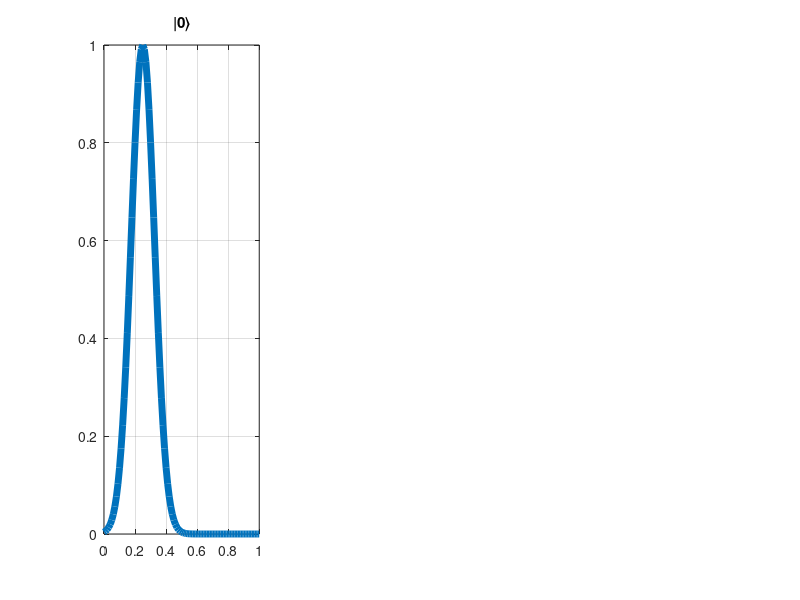

This figure's MATLAB source: (Note: this script raises an error after producing the figure.)
%% Step 1
x = 0:0.01:1;
subplot(1,3,1)
y = gaussmf(x,[0.075 0.25]);
plot(x,y,    'LineWidth',5)
grid on
title ('|0\rangle')
ax = gca; % current axes
ax.FontSize = 20;
ylim([0 1])
subplot(1,3,2)
y = gaussmf(x,[0.075 0.25+0.5]);
plot(x,y,    'LineWidth',5)
grid on
title ('|1\rangle')
ax = gca; % current axes
ax.FontSize = 20;
xlabel('Time(ns)')
ylim([0 1])
subplot(1,3,3)
y = gaussmf(x,[0.075 0.25]);
y2 = gaussmf(x,[0.075 0.25+0.5]);
plot(x,y+y2,    'LineWidth',5)
grid on
title ('|d\rangle')
ax = gca; % current axes
ax.FontSize = 20;
ylim([0 1])
%% Step 2
%figure('units','normalized','outerposition',[0 0 1 0.5])
x = 0:0.01:10;
subplot(2,1,1)

y = gaussmf(x,[0.075 0.25+1])+...
    gaussmf(x,[0.075 0.25+0.5+2])+...
    gaussmf(x,[0.075 0.25+3])+...
    gaussmf(x,[0.075 0.25+4])+...
    gaussmf(x,[0.075 0.25+5])+...
    gaussmf(x,[0.075 0.25+5+0.5])+...
    gaussmf(x,[0.075 0.25+6])+...
    gaussmf(x,[0.075 0.25+7])+...
    gaussmf(x,[0.075 0.25+7+0.5])+...
    gaussmf(x,[0.075 0.25+8+0.5])+...
    gaussmf(x,[0.075 0.25+9+0.5]);

plot(x,y,'LineWidth',5)
grid on
title ('Measured before UZMI')
ax = gca; % current axes
ax.FontSize = 10;
xlabel('Time(ns)')

subplot(2,1,2)

y = gaussmf(x,[0.075 0.25+1])+...
    gaussmf(x,[0.075 0.25+1+0.5])+...
    gaussmf(x,[0.075 0.25+2+0.5])+...
    gaussmf(x,[0.075 0.25+3+0.5])+...
    gaussmf(x,[0.075 0.25+4])+...
    gaussmf(x,[0.075 0.25+4+0.5])+...
    gaussmf(x,[0.075 0.25+5])+...
    gaussmf(x,[0.075 0.25+6+0.5])+...
    gaussmf(x,[0.075 0.25+7])+...
    gaussmf(x,[0.075 0.25+8])+...
    gaussmf(x,[0.075 0.25+8+0.5])+...
    gaussmf(x,[0.075 0.25+9])+...
    gaussmf(x,[0.075 0.25+9+0.5]);

plot(x,y,'LineWidth',5)
grid on
title ('Measured in SPD_2')
ax = gca; % current axes
ax.FontSize = 10;
xlabel('Time(ns)')
%% COW Protocol
x = 0:0.01:2;

subplot(2,2,1)
y = gaussmf(x,[0.075 0.25+1]);
y2 = gaussmf(x,[0.075 0.25+0.5]);
plot(x,y+y2,    'LineWidth',5)
grid on
title ('|1\rangle:|0\rangle')
ax = gca; % current axes
ax.FontSize = 20;
ylim([0 1])
subplot(2,2,2)
plot(x,y,'r','LineWidth',5)
grid on
title ('S_M_2 for s=1:0')
ax = gca; % current axes
ax.FontSize = 20;
xlabel('Time(ns)')
ylim([0 1])



subplot(2,2,3)
y = gaussmf(x,[0.075 0.25+1]);
y2 = gaussmf(x,[0.075 0.25+0.5+1]);
plot(x,y+y2,'LineWidth',5)
grid on
title ('|d\rangle')
ax = gca; % current axes
ax.FontSize = 20;
ylim([0 1])
subplot(2,2,4)
y2 = gaussmf(x,[0.075 0.25+0.5+1]);
plot(x,y2,'r','LineWidth',5)
grid on
title ('S_M_2 for s=d')
ax = gca; % current axes
ax.FontSize = 20;
ylim([0 1])
